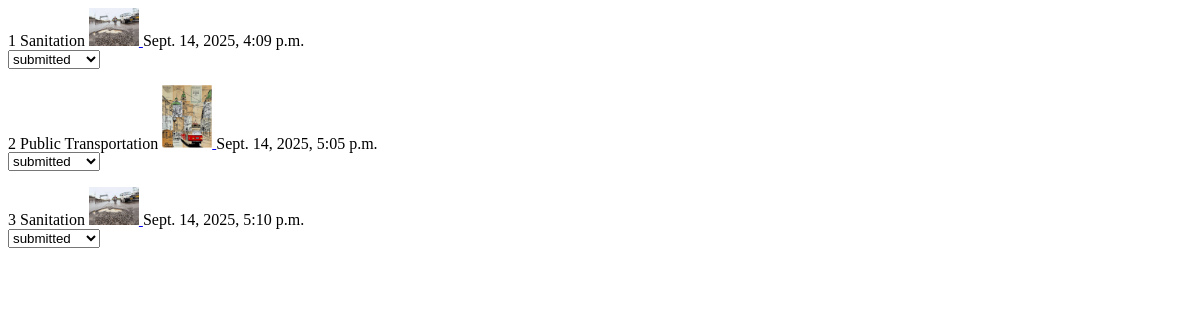
Before: /app/admin/dashboard/search/ with the older database file.
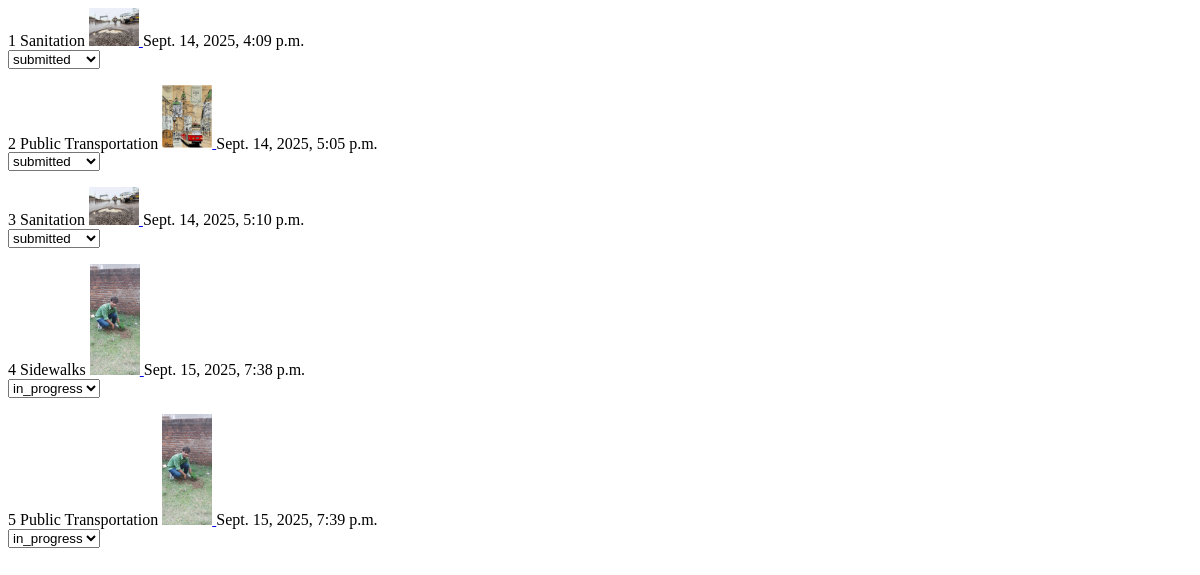
After: the same page with the newer database file.
### myapp/models.py (models this page shows)
class issues(models.Model):
    user = models.ForeignKey(
    settings.AUTH_USER_MODEL,  # this variable points to CustomUser table, cant write it directly django performs inbuilt functions
    on_delete=models.CASCADE,
    null=True, blank=True,
    db_column="user_id",
    related_name="issues",
     )
    title = models.CharField(max_length=500 , default = " ")
    category = models.CharField(max_length=100 , default = " ")
    description = models.TextField(default=" ")
    image = models.ImageField(upload_to='uploads/')
    latitude = models.DecimalField(max_digits=9, decimal_places=6)
    longitude = models.DecimalField(max_digits=9, decimal_places=6)
    address = models.CharField(max_length=50,default = " ")
    status = models.CharField(max_length=20, default="submitted")
    created_at = models.DateTimeField(auto_now_add=True)

### myapp/views.py (the view)
# urls.py: path("admin/dashboard/search/", views.search_issues, name="search"),
def search_issues(request):
    query =  request.GET.get("q","")
    Issues = issues.objects.filter(address__icontains=query)
    return render(request,"myapp/issues_table.html",{"issues":Issues})

### myapp/templates/myapp/issues_table.html (shortened to what this page needs)
{% for issue in issues %}
<tr>
    <th scope="row">{{ forloop.counter }}</th>
    <td>{{ issue.category }}</td>
    <td>
        {% if issue.image %}
            <a href="{{ issue.image.url }}" target="_blank">
                <img src="{{ issue.image.url }}" alt="Issue Photo" width="50">
            </a>
        {% else %}
            No image
        {% endif %}
    </td>
    <td>{{ issue.created_at }}</td>
    <td>
                             <form action="{% url 'admin_dashboard' %}" method="POST" id="form-{{ issue.id }}">
                                <select name="status" onchange="confirmAndSubmit({{ issue.id }})" id="select-{{ issue.id }}">
                                    <option value="submitted" {% if issue.status == 'submitted' %}selected{% endif %}>submitted</option>
                                    <option value="in_progress" {% if issue.status == 'in_progress' %}selected{% endif %}>in_progress</option>
                                </select>
                            </form>
    </td>
</tr>
{% empty %}
<tr><td colspan="7">No results found</td></tr>
{% endfor %}

Changed rows visible on the page:
added issues: category "Sidewalks", image (picture), created_at "Sept. 15, 2025, 7:38 p.m.", status "in_progress"
added issues: category "Public Transportation", image (picture), created_at "Sept. 15, 2025, 7:39 p.m.", status "in_progress"
